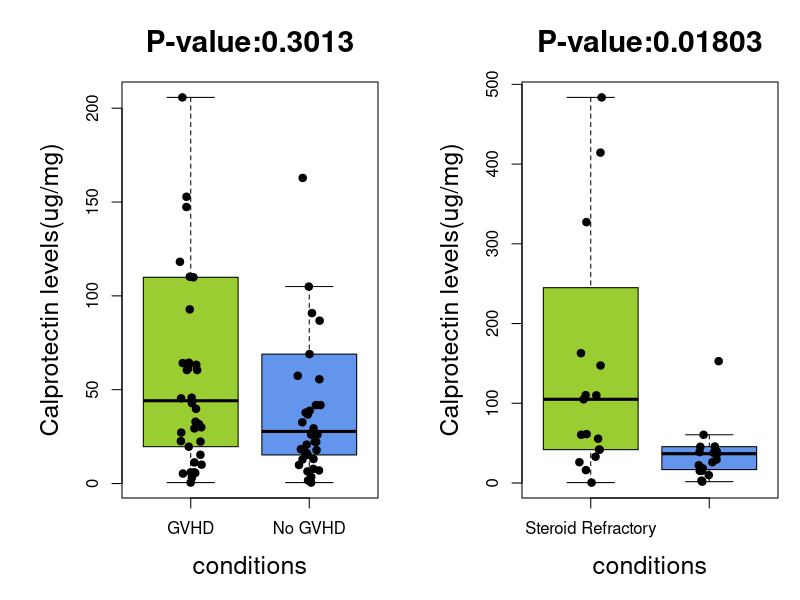

This figure's R source:
library("coin")
pdf("Plots/CalprotectinLevelBoxplots.pdf", width=10, height=5)
par(mar=c(5,6,4,1)+.1)
par(mfrow=c(1,2))
rm(list = ls())
calprotectin<-read.table("CountsTables/gvhd_calprotectin_results.tsv", sep = "\t", header = T)
calprotectin<-na.omit(calprotectin)
rownames(calprotectin)<-calprotectin$sample_code
calprotectin<-calprotectin[, 3, drop = F]
metaData<-read.delim("metaGvN.txt", sep = "\t", row.names = 1, header = T)
t_test_p<-t.test(unlist(calprotectin)~factor(metaData$dx))$p.value
wilcox_p<-pvalue(wilcox_test(unlist(calprotectin)~factor(metaData$dx)))
label = c("GVHD", "No GVHD")
boxplot(unlist(calprotectin)~factor(metaData$dx), outline = F,
        cex.lab = 1.5, cex.axis = 1, cex.main = 1.8, 
        col=c("olivedrab3", "cornflowerblue"),
        ylab = "Calprotectin levels(ug/mg)", xlab = "conditions", 
        names = label,
        main = paste0("P-value:", signif(wilcox_p, 4)))
stripchart(unlist(calprotectin)~factor(metaData$dx), method="jitter", 
           vertical=T, pch=19, add=T)

rm(list = ls())
calprotectin<-read.table("CountsTables/gvhd_calprotectin_results.tsv", sep = "\t", header = T)
calprotectin<-na.omit(calprotectin)
rownames(calprotectin)<-calprotectin$sample_code
calprotectin<-calprotectin[, 3, drop = F]
metaData<-read.delim("metaSvR.txt", sep = "\t", row.names = 1, header = T)
calprotectin<-calprotectin[rownames(metaData), , drop = F]
t_test_p<-t.test(unlist(calprotectin)~factor(metaData$dx))$p.value
wilcox_p<-pvalue(wilcox_test(unlist(calprotectin)~factor(metaData$dx)))
label = c("Steroid Refractory", "Steroid Sensitive")
boxplot(unlist(calprotectin)~factor(metaData$dx), outline = F,
        cex.lab = 1.5, cex.axis = 1, cex.main = 1.8, 
        col=c("olivedrab3", "cornflowerblue"),
        ylab = "Calprotectin levels(ug/mg)", xlab = "conditions", 
        names = label,
        main = paste0("P-value:", signif(wilcox_p, 4)))
stripchart(unlist(calprotectin)~factor(metaData$dx), method="jitter", 
           vertical=T, pch=19, add=T)

dev.off()
